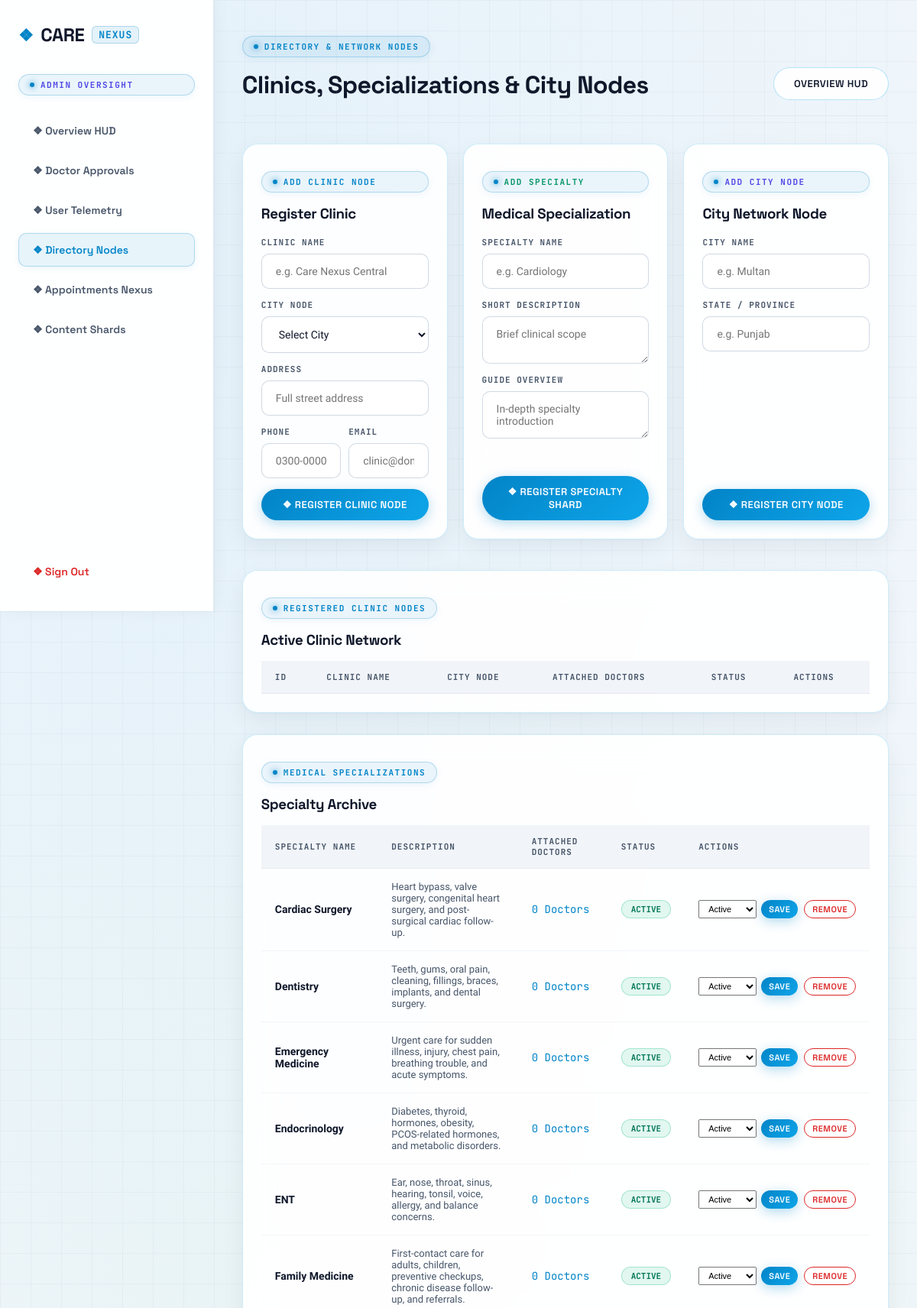
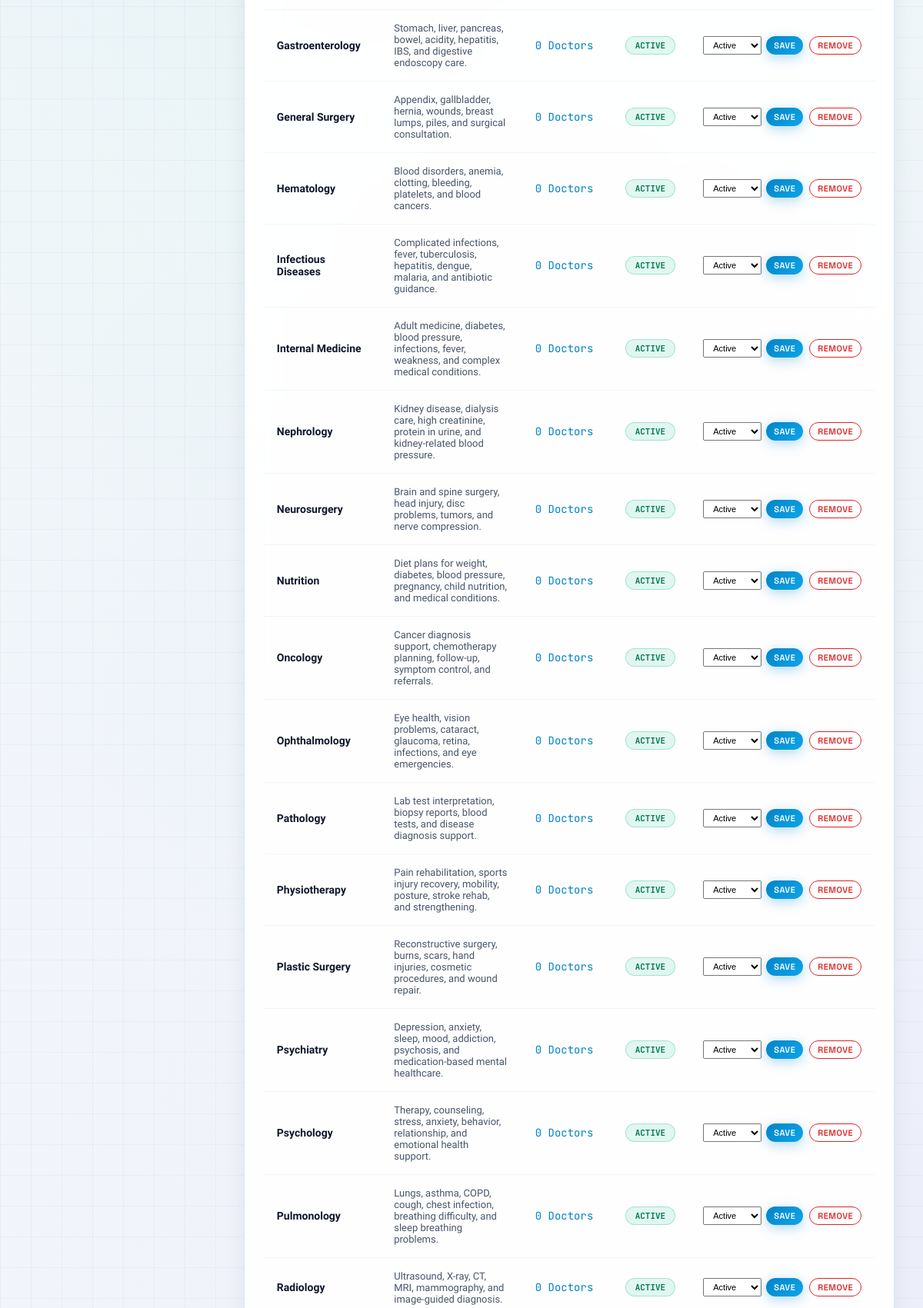
The app's page /admin/directory.php (signed in, upper part) with its own data (2 pictures, top to bottom).
### tables this page shows
CREATE TABLE `specializations` (
  `specialization_id` int(11) NOT NULL,
  `specialization_name` varchar(100) NOT NULL,
  `description` text DEFAULT NULL,
  `status` enum('Active','Inactive') DEFAULT 'Active',
  `created_at` timestamp NOT NULL DEFAULT current_timestamp(),
  `updated_at` timestamp NOT NULL DEFAULT current_timestamp() ON UPDATE current_timestamp()
);

### admin/directory.php (the view, shortened to what this page needs)
<?php
require_once __DIR__ . '/_admin.php';
$specializations = mysqli_query($conn, "SELECT s.specialization_id,s.specialization_name,s.description,s.status,(SELECT COUNT(*) FROM doctors d WHERE d.specialization_id=s.specialization_id) doctors_count FROM specializations s ORDER BY s.status ASC, s.specialization_name ASC");
?>
<!doctype html>
<html lang="en">
<head>
    <link rel="stylesheet" href="../assets/css/style.css">
    <link rel="stylesheet" href="../assets/css/dashboard.css">
</head>
<body>
    <div class="dash-container">
        <main class="dash-content">
            <header class="section-heading">
                <div>
                    <p class="eyebrow">DIRECTORY & NETWORK NODES</p>
                    <h2>Clinics, Specializations & City Nodes</h2>
                </div>
                <a class="btn btn-outline" href="dashboard.php">Overview HUD</a>
            </header>
            <section class="admin-nodes-grid">
                <article class="profile-shard" style="padding: 24px;">
                    <p class="eyebrow" style="color: var(--cyan-neon);">ADD CLINIC NODE</p>
                    <h3 style="margin-top: 0; color: var(--text-main);">Register Clinic</h3>
                    <form method="post">
                        <div class="field"><label>CLINIC NAME</label><input name="clinic_name" required placeholder="e.g. Care Nexus Central"></div>
                        <div class="field">
                            <label>CITY NODE</label>
                            <select name="city_id" required>
                                <option value="">Select City</option>
                            </select>
                        </div>
                        <div class="field"><label>ADDRESS</label><input name="address" required placeholder="Full street address"></div>
                        <div style="display: grid; grid-template-columns: 1fr 1fr; gap: 10px;">
                            <div class="field"><label>PHONE</label><input name="phone" placeholder="0300-0000000"></div>
                            <div class="field"><label>EMAIL</label><input type="email" name="email" placeholder="clinic@domain.com"></div>
                        </div>
                        <button class="btn btn-primary"><span>❖ Register Clinic Node</span></button>
                    </form>
                </article>
                <article class="profile-shard" style="padding: 24px;">
                    <p class="eyebrow" style="color: var(--emerald-bio);">ADD SPECIALTY</p>
                    <h3 style="margin-top: 0; color: var(--text-main);">Medical Specialization</h3>
                    <form method="post">
                        <div class="field"><label>SPECIALTY NAME</label><input name="specialization_name" required placeholder="e.g. Cardiology"></div>
                        <div class="field"><label>SHORT DESCRIPTION</label><textarea name="description" rows="2" required placeholder="Brief clinical scope"></textarea></div>
                        <div class="field"><label>GUIDE OVERVIEW</label><textarea name="overview" rows="2" placeholder="In-depth specialty introduction"></textarea></div>
                        <button class="btn btn-primary"><span>❖ Register Specialty Shard</span></button>
                    </form>
                </article>
                <article class="profile-shard" style="padding: 24px;">
                    <p class="eyebrow" style="color: var(--violet-quantum);">ADD CITY NODE</p>
                    <h3 style="margin-top: 0; color: var(--text-main);">City Network Node</h3>
                    <form method="post">
                        <div class="field"><label>CITY NAME</label><input name="city_name" required placeholder="e.g. Multan"></div>
                        <div class="field"><label>STATE / PROVINCE</label><input name="state" placeholder="e.g. Punjab"></div>
                        <button class="btn btn-primary"><span>❖ Register City Node</span></button>
                    </form>
                </article>
            </section>
            <section style="display: grid; gap: 28px;">
                <article class="cyber-table-wrap">
                    <p class="eyebrow">REGISTERED CLINIC NODES</p>
                    <h3 style="margin:0 0 16px; color: var(--text-main);">Active Clinic Network</h3>
                    <table class="cyber-table">
                        <thead>
                            <tr>
                                <th>ID</th>
                                <th>CLINIC NAME</th>
                                <th>CITY NODE</th>
                                <th>ATTACHED DOCTORS</th>
                                <th>STATUS</th>
                                <th>ACTIONS</th>
                            </tr>
                        </thead>
                    </table>
                </article>
                <article class="cyber-table-wrap">
                    <p class="eyebrow">MEDICAL SPECIALIZATIONS</p>
                    <h3 style="margin:0 0 16px; color: var(--text-main);">Specialty Archive</h3>
                    <table class="cyber-table">
                        <thead>
                            <tr>
                                <th>SPECIALTY NAME</th>
                                <th>DESCRIPTION</th>
                                <th>ATTACHED DOCTORS</th>
                                <th>STATUS</th>
                                <th>ACTIONS</th>
                            </tr>
                        </thead>
                        <tbody>
                            <?php while($s = mysqli_fetch_assoc($specializations)): ?>
                                <tr>
                                    <td><strong style="color: var(--text-main);"><?=h($s['specialization_name'])?></strong></td>
                                    <td style="color: var(--text-muted); font-size: 13px; max-width: 300px;"><?=h($s['description'])?></td>
                                    <td style="font-family: var(--font-mono); color: var(--cyan-neon);"><?=$s['doctors_count']?> Doctors</td>
                                    <td><span class="status-pill status-<?=strtolower($s['status'])?>"><?=$s['status']?></span></td>
                                    <td>
                                        <div style="display: flex; gap: 8px;">
                                            <form method="post" style="display: flex; gap: 6px;">
                                                <select name="status" style="padding: 4px 8px; font-size: 11px;">
                                                    <?php foreach(['Active','Inactive'] as $st): ?><option <?=$s['status']===$st?'selected':''?>><?=$st?></option><?php endforeach; ?>
                                                </select>
                                                <button class="btn btn-primary" style="padding: 4px 10px; font-size: 11px;">Save</button>
                                            </form>
                                            <form method="post" onsubmit="return confirm('Remove specialization?');">
                                                <button class="btn btn-outline" style="padding: 4px 10px; font-size: 11px; border-color: var(--rose-danger); color: var(--rose-danger);">Remove</button>
                                            </form>
                                        </div>
                                    </td>
                                </tr>
                            <?php endwhile; ?>
                        </tbody>
                    </table>
                </article>
            </section>
        </main>
    </div>
</body>
</html>

### assets/css/style.css (style rules this page uses)
:root { --bg-dark: #F4F7FB; --bg-card: rgba(255, 255, 255, 0.92); --bg-card-hover: #FFFFFF; --bg-glass: rgba(14, 165, 233, 0.04); --border-cyber: rgba(14, 165, 233, 0.2); --border-cyber-glow: rgba(14, 165, 233, 0.5); --cyan-neon: #0284C7; --cyan-glow: rgba(2, 132, 199, 0.2); --blue-electric: #2563EB; --emerald-bio: #059669; --emerald-glow: rgba(5, 150, 105, 0.2); --violet-quantum: #4F46E5; --amber-flux: #D97706; --rose-danger: #DC2626; --text-main: #0F172A; --text-muted: #475569; --text-dim: #64748B; --font-heading: 'Space Grotesk', sans-serif; --font-body: 'Plus Jakarta Sans', sans-serif; --font-mono: 'JetBrains Mono', monospace; --shadow-cyber: 0 10px 30px rgba(15, 23, 42, 0.06), 0 1px 3px rgba(0, 0, 0, 0.04); --shadow-neon: 0 4px 20px rgba(2, 132, 199, 0.18); --radius-lg: 20px; --radius-md: 14px; --radius-sm: 10px; --transition: all 0.3s cubic-bezier(0.16, 1, 0.3, 1); }
* { box-sizing: border-box; }
body { margin: 0; font-family: var(--font-body); color: var(--text-main); background-color: var(--bg-dark); background-image: radial-gradient(circle at 10% 10%, rgba(14, 165, 233, 0.08) 0%, transparent 45%), radial-gradient(circle at 90% 90%, rgba(79, 70, 229, 0.05) 0%, transparent 45%), radial-gradient(circle at 50% 50%, rgba(16, 185, 129, 0.05) 0%, transparent 60%); background-attachment: fixed; -webkit-font-smoothing: antialiased; overflow-x: hidden; }
body::before { content: ''; position: fixed; top: 0; left: 0; right: 0; bottom: 0; background-image: linear-gradient(to right, rgba(148, 163, 184, 0.08) 1px, transparent 1px), linear-gradient(to bottom, rgba(148, 163, 184, 0.08) 1px, transparent 1px); background-size: 40px 40px; pointer-events: none; z-index: 0; }
a { text-decoration: none; color: inherit; transition: var(--transition); }
h1, h2, h3, h4, h5, h6 { font-family: var(--font-heading); letter-spacing: -0.02em; color: var(--text-main); }
.eyebrow, .eyebrow-badge { font-family: var(--font-mono); font-size: 11px; font-weight: 700; letter-spacing: 1.5px; color: var(--cyan-neon); text-transform: uppercase; display: inline-flex; align-items: center; gap: 8px; background: rgba(2, 132, 199, 0.08); border: 1px solid rgba(2, 132, 199, 0.25); padding: 6px 14px; border-radius: 999px; margin-bottom: 16px; box-shadow: 0 2px 10px rgba(2, 132, 199, 0.08); }
.eyebrow::before, .eyebrow-badge::before { content: ''; width: 6px; height: 6px; background: var(--cyan-neon); border-radius: 50%; box-shadow: 0 0 8px var(--cyan-neon); animation: pulseNeon 2s infinite; }
.btn { display: inline-flex; align-items: center; justify-content: center; gap: 10px; border: 0; border-radius: 999px; padding: 12px 26px; font-family: var(--font-heading); font-weight: 600; cursor: pointer; transition: var(--transition); font-size: 13px; letter-spacing: 0.5px; text-transform: uppercase; position: relative; overflow: hidden; z-index: 1; }
.btn-primary { color: #FFFFFF; background: linear-gradient(135deg, #0284C7, #0EA5E9); box-shadow: 0 4px 16px rgba(2, 132, 199, 0.3); }
.btn-outline { border: 1px solid rgba(14, 165, 233, 0.3); color: var(--text-main); background: rgba(255, 255, 255, 0.9); backdrop-filter: blur(10px); }
.section-heading { display: flex; justify-content: space-between; align-items: flex-end; margin-bottom: 36px; border-bottom: 1px solid rgba(226, 232, 240, 0.9); padding-bottom: 20px; flex-wrap: wrap; gap: 16px; }
.section-heading h2 { font-size: 32px; margin: 0; color: var(--text-main); }
.doctor-card, .profile-shard { background: var(--bg-card); border: 1px solid var(--border-cyber); border-radius: var(--radius-lg); padding: 28px; position: relative; overflow: hidden; backdrop-filter: blur(20px); box-shadow: var(--shadow-cyber); transition: var(--transition); display: flex; flex-direction: column; }
.field { display: flex; flex-direction: column; gap: 8px; }
.field label { font-family: var(--font-mono); font-size: 11px; font-weight: 700; letter-spacing: 1px; color: var(--text-muted); text-transform: uppercase; }
.field input, .field select, .field textarea { background: #FFFFFF; border: 1px solid rgba(203, 213, 225, 0.9); border-radius: var(--radius-sm); padding: 14px 18px; color: var(--text-main); font-family: var(--font-body); font-size: 14px; outline: none; transition: var(--transition); width: 100%; }
.status-Confirmed, .status-Completed, .status-Active, .status-verified, .status-active, .status-completed { background: rgba(16, 185, 129, 0.12); border: 1px solid rgba(16, 185, 129, 0.3); color: #047857; }

### records on screen
specializations: specialization_name "Cardiac Surgery", description "Heart bypass, valve surgery, congenital heart surgery, and post-surgical cardiac follow-up.", doctors_count "0", status "ACTIVE", status "Active"
specializations: specialization_name "Dentistry", description "Teeth, gums, oral pain, cleaning, fillings, braces, implants, and dental surgery.", doctors_count "0", status "ACTIVE", status "Active"
specializations: specialization_name "Emergency Medicine", description "Urgent care for sudden illness, injury, chest pain, breathing trouble, and acute symptoms.", doctors_count "0", status "ACTIVE", status "Active"
specializations: specialization_name "Endocrinology", description "Diabetes, thyroid, hormones, obesity, PCOS-related hormones, and metabolic disorders.", doctors_count "0", status "ACTIVE", status "Active"
specializations: specialization_name "ENT", description "Ear, nose, throat, sinus, hearing, tonsil, voice, allergy, and balance concerns.", doctors_count "0", status "ACTIVE", status "Active"
specializations: specialization_name "Family Medicine", description "First-contact care for adults, children, preventive checkups, chronic disease follow-up, and referrals.", doctors_count "0", status "ACTIVE", status "Active"
specializations: specialization_name "Gastroenterology", description "Stomach, liver, pancreas, bowel, acidity, hepatitis, IBS, and digestive endoscopy care.", doctors_count "0", status "ACTIVE", status "Active"
specializations: specialization_name "General Surgery", description "Appendix, gallbladder, hernia, wounds, breast lumps, piles, and surgical consultation.", doctors_count "0", status "ACTIVE", status "Active"
specializations: specialization_name "Hematology", description "Blood disorders, anemia, clotting, bleeding, platelets, and blood cancers.", doctors_count "0", status "ACTIVE", status "Active"
specializations: specialization_name "Infectious Diseases", description "Complicated infections, fever, tuberculosis, hepatitis, dengue, malaria, and antibiotic guidance.", doctors_count "0", status "ACTIVE", status "Active"
specializations: specialization_name "Internal Medicine", description "Adult medicine, diabetes, blood pressure, infections, fever, weakness, and complex medical conditions.", doctors_count "0", status "ACTIVE", status "Active"
specializations: specialization_name "Nephrology", description "Kidney disease, dialysis care, high creatinine, protein in urine, and kidney-related blood pressure.", doctors_count "0", status "ACTIVE", status "Active"
specializations: specialization_name "Neurosurgery", description "Brain and spine surgery, head injury, disc problems, tumors, and nerve compression.", doctors_count "0", status "ACTIVE", status "Active"
specializations: specialization_name "Nutrition", description "Diet plans for weight, diabetes, blood pressure, pregnancy, child nutrition, and medical conditions.", doctors_count "0", status "ACTIVE", status "Active"
specializations: specialization_name "Oncology", description "Cancer diagnosis support, chemotherapy planning, follow-up, symptom control, and referrals.", doctors_count "0", status "ACTIVE", status "Active"
specializations: specialization_name "Ophthalmology", description "Eye health, vision problems, cataract, glaucoma, retina, infections, and eye emergencies.", doctors_count "0", status "ACTIVE", status "Active"
specializations: specialization_name "Pathology", description "Lab test interpretation, biopsy reports, blood tests, and disease diagnosis support.", doctors_count "0", status "ACTIVE", status "Active"
specializations: specialization_name "Physiotherapy", description "Pain rehabilitation, sports injury recovery, mobility, posture, stroke rehab, and strengthening.", doctors_count "0", status "ACTIVE", status "Active"
specializations: specialization_name "Plastic Surgery", description "Reconstructive surgery, burns, scars, hand injuries, cosmetic procedures, and wound repair.", doctors_count "0", status "ACTIVE", status "Active"
specializations: specialization_name "Psychiatry", description "Depression, anxiety, sleep, mood, addiction, psychosis, and medication-based mental healthcare.", doctors_count "0", status "ACTIVE", status "Active"
specializations: specialization_name "Psychology", description "Therapy, counseling, stress, anxiety, behavior, relationship, and emotional health support.", doctors_count "0", status "ACTIVE", status "Active"
specializations: specialization_name "Pulmonology", description "Lungs, asthma, COPD, cough, chest infection, breathing difficulty, and sleep breathing problems.", doctors_count "0", status "ACTIVE", status "Active"
specializations: specialization_name "Radiology", description "Ultrasound, X-ray, CT, MRI, mammography, and image-guided diagnosis.", doctors_count "0", status "ACTIVE", status "Active"

### other values on screen
$label "Overview HUD"
$label "Doctor Approvals"
$label "User Telemetry"
$label "Directory Nodes"
$label "Appointments Nexus"
$label "Content Shards"
